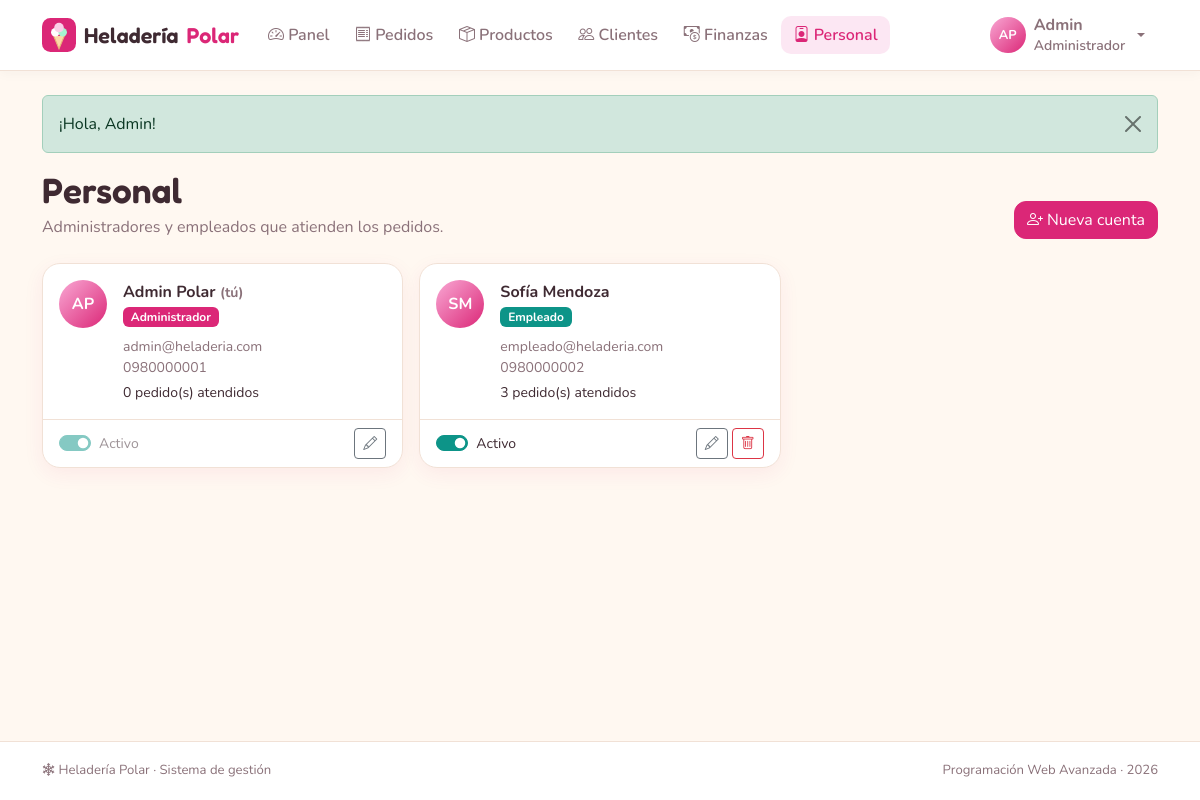
Screenshot of /index.php?r=personal/index (signed in) with the database file from the repository.
### tables this page shows
CREATE TABLE usuarios (
  id         INT AUTO_INCREMENT PRIMARY KEY,
  nombre     VARCHAR(50)  NOT NULL,
  apellido   VARCHAR(50)  NOT NULL DEFAULT '',
  correo     VARCHAR(100) NOT NULL UNIQUE,
  contrasena VARCHAR(255) NOT NULL,
  id_rol     INT          NOT NULL,
  telefono   VARCHAR(15)  NULL,
  direccion  VARCHAR(255) NULL,
  activo     TINYINT(1)   NOT NULL DEFAULT 1,
  creado_en  DATETIME     NOT NULL DEFAULT CURRENT_TIMESTAMP,
  CONSTRAINT fk_usuarios_roles FOREIGN KEY (id_rol) REFERENCES roles(id)
);

CREATE TABLE roles (
  id     INT AUTO_INCREMENT PRIMARY KEY,
  nombre VARCHAR(20) NOT NULL UNIQUE
);

### controllers/PersonalController.php (called while the page is built, shortened)
<?php
class PersonalController extends Controller
{
    public function index(): void
    {
        $this->view('personal/index', [
            'titulo'   => 'Personal',
            'personal' => Usuario::personal(),
        ]);
    }
}

### core/Router.php (called while the page is built, shortened)
<?php
class Router
{
    public static function dispatch(string $ruta): void
    {
        if (!preg_match('#^([a-z]+)/([a-z]+)$#', $ruta, $m)) {
            self::noEncontrado();
        }
        [, $nombre, $accion] = $m;
        (new $clase())->$accion();
    }
}

### index.php (called while the page is built, shortened)
<?php
require __DIR__ . '/core/helpers.php';
require __DIR__ . '/core/Database.php';
require __DIR__ . '/core/Auth.php';
require __DIR__ . '/core/Model.php';
require __DIR__ . '/core/Router.php';
Router::dispatch(is_string($_GET['r'] ?? null) ? $_GET['r'] : '');

### core/helpers.php (called while the page is built, shortened)
<?php
function e($valor): string
{
    return htmlspecialchars((string) ($valor ?? ''), ENT_QUOTES, 'UTF-8');
}
function url(string $ruta = 'inicio/index', array $params = []): string
{
    $params = array_merge(['r' => $ruta], $params);
    return 'index.php?' . http_build_query($params);
}
function asset(string $ruta): string
{
    $archivo = __DIR__ . '/../assets/' . $ruta;
    $version = is_file($archivo) ? filemtime($archivo) : 1;
    return 'assets/' . $ruta . '?v=' . $version;
}
function flash(?string $tipo = null, ?string $mensaje = null): array
{
    $mensajes = $_SESSION['flash'] ?? [];
    return $mensajes;
}
function iniciales(string $nombre, string $apellido = ''): string
{
    return mb_strtoupper(mb_substr($nombre, 0, 1) . mb_substr($apellido, 0, 1));
}

### core/Auth.php (called while the page is built, shortened)
<?php
class Auth
{
    public static function user(): ?array
    {
        return $_SESSION['usuario'] ?? null;
    }
    public static function id(): ?int
    {
        return $_SESSION['usuario']['id'] ?? null;
    }
}

### core/Database.php (called while the page is built, shortened)
<?php
class Database
{
    private static ?PDO $pdo = null;
    public static function get(): PDO
    {
        if (self::$pdo === null) {
            $dsn = 'mysql:host=' . DB_HOST . ';port=' . DB_PORT
                 . ';dbname=' . DB_NAME . ';charset=utf8mb4';
            try {
                self::$pdo = new PDO($dsn, DB_USER, DB_PASS, [
                    PDO::ATTR_ERRMODE            => PDO::ERRMODE_EXCEPTION,
                    PDO::ATTR_DEFAULT_FETCH_MODE => PDO::FETCH_ASSOC,
                    PDO::ATTR_EMULATE_PREPARES   => false,
                ]);
                self::$pdo->exec("SET time_zone = '" . date('P') . "'");
            } catch (PDOException $e) {
                http_response_code(500);
                $detalle = DEBUG ? '<br><small>' . htmlspecialchars($e->getMessage()) . '</small>' : '';
                exit('<h3 style="font-family:sans-serif">No se pudo conectar a la base de datos.'
                    . ' Revise config/config.php e importe heladeria.sql.' . $detalle . '</h3>');
            }
        }
        return self::$pdo;
    }
}

### core/Model.php (called while the page is built, shortened)
<?php
abstract class Model
{
    protected static function db(): PDO
    {
        return Database::get();
    }
    protected static function query(string $sql, array $params = []): PDOStatement
    {
        $st = self::db()->prepare($sql);
        $st->execute($params);
        return $st;
    }
}

### models/Usuario.php (called while the page is built, shortened)
<?php
class Usuario extends Model
{
    public static function personal(): array
    {
        $sql = 'SELECT u.*, r.nombre AS rol,
                       (SELECT COUNT(*) FROM pedidos p WHERE p.id_empleado = u.id) AS pedidos_atendidos
                  FROM usuarios u JOIN roles r ON r.id = u.id_rol
                 WHERE u.id_rol IN (?, ?) ORDER BY u.id_rol, u.nombre';
        return self::query($sql, [Auth::ADMIN, Auth::EMPLEADO])->fetchAll();
    }
}

### views/personal/index.php (the view, shortened to what this page needs)
<div class="hp-encabezado">
  <div>
    <h1 class="hp-titulo">Personal</h1>
    <p class="text-body-secondary mb-0">Administradores y empleados que atienden los pedidos.</p>
  </div>
  <button class="btn btn-primary" data-bs-toggle="modal" data-bs-target="#modalPersonal"><i class="bi bi-person-plus"></i> Nueva cuenta</button>
</div>
<div class="row g-3">
  <?php foreach ($personal as $u):
      $esYo = (int) $u['id'] === Auth::id();
      $json = json_encode(array_intersect_key($u, array_flip(['id', 'nombre', 'apellido', 'correo', 'telefono', 'id_rol'])));
  ?>
    <div class="col-md-6 col-xl-4">
      <div class="card hp-card h-100 <?= $u['activo'] ? '' : 'opacity-50' ?>">
        <div class="card-body d-flex gap-3">
          <span class="hp-avatar hp-avatar-lg"><?= e(iniciales($u['nombre'], $u['apellido'])) ?></span>
          <div class="flex-grow-1">
            <div class="fw-bold"><?= e($u['nombre'] . ' ' . $u['apellido']) ?><?= $esYo ? ' <small class="text-body-secondary">(tú)</small>' : '' ?></div>
            <span class="badge <?= (int) $u['id_rol'] === Auth::ADMIN ? 'text-bg-primary' : 'text-bg-info' ?>"><?= e($u['rol']) ?></span>
            <div class="small text-body-secondary mt-2"><?= e($u['correo']) ?><br><?= e($u['telefono']) ?></div>
            <div class="small mt-1"><?= (int) $u['pedidos_atendidos'] ?> pedido(s) atendidos</div>
          </div>
        </div>
        <div class="card-footer d-flex justify-content-between align-items-center">
          <div class="form-check form-switch m-0">
            <input class="form-check-input" type="checkbox" role="switch" id="act<?= (int) $u['id'] ?>"
                   data-interruptor="<?= e(url('personal/estado')) ?>" data-id="<?= (int) $u['id'] ?>" <?= $u['activo'] ? 'checked' : '' ?> <?= $esYo ? 'disabled' : '' ?>>
            <label class="form-check-label small" for="act<?= (int) $u['id'] ?>">Activo</label>
          </div>
          <div class="d-flex gap-1">
            <button class="btn btn-sm btn-outline-secondary" data-bs-toggle="modal" data-bs-target="#modalPersonal" data-editar='<?= e($json) ?>' aria-label="Editar"><i class="bi bi-pencil"></i></button>
            <?php if (!$esYo): ?>
              <form method="post" action="<?= url('personal/eliminar') ?>" data-confirmar="¿Eliminar la cuenta de <?= e($u['nombre']) ?>?">
                <button class="btn btn-sm btn-outline-danger" aria-label="Eliminar"><i class="bi bi-trash"></i></button>
              </form>
            <?php endif; ?>
          </div>
        </div>
      </div>
    </div>
  <?php endforeach; ?>
</div>

### views/layout/header.php (shortened to what this page needs)
<?php
$rutaActual = is_string($_GET['r'] ?? null) ? $_GET['r'] : '';
$usuario = Auth::user();
$activo = fn(string $modulo) => str_starts_with($rutaActual, $modulo . '/') ? 'active' : '';
$menu = [];
if (Auth::es(Auth::ADMIN)) {
    $menu = [
        ['inicio', 'inicio/index', 'speedometer2', 'Panel'],
        ['pedidos', 'pedidos/index', 'receipt', 'Pedidos'],
        ['productos', 'productos/index', 'box-seam', 'Productos'],
        ['clientes', 'clientes/index', 'people', 'Clientes'],
        ['finanzas', 'finanzas/index', 'cash-coin', 'Finanzas'],
        ['personal', 'personal/index', 'person-badge', 'Personal'],
    ];
} elseif (Auth::es(Auth::EMPLEADO)) {
    $menu = [
        ['inicio', 'inicio/index', 'speedometer2', 'Panel'],
        ['pedidos', 'pedidos/index', 'receipt', 'Pedidos'],
        ['clientes', 'clientes/index', 'people', 'Clientes'],
    ];
} elseif (Auth::es(Auth::CLIENTE)) {
    $menu = [
        ['tienda', 'tienda/index', 'shop', 'Tienda'],
        ['pedidos', 'pedidos/index', 'receipt', 'Mis pedidos'],
    ];
}
?>
<!doctype html>
<html lang="es">
<head>
  <link rel="stylesheet" href="https://cdn.jsdelivr.net/npm/bootstrap@5.3.3/dist/css/bootstrap.min.css">
  <link rel="stylesheet" href="https://cdn.jsdelivr.net/npm/bootstrap-icons@1.11.3/font/bootstrap-icons.min.css">
  <link rel="stylesheet" href="<?= asset('css/styles.css') ?>">
</head>
<body>
<?php if ($usuario): ?>
<nav class="navbar navbar-expand-lg hp-navbar sticky-top">
  <div class="container">
    <a class="navbar-brand hp-marca" href="<?= url('inicio/index') ?>">
      <img src="<?= asset('img/logo.svg') ?>" alt="" width="34" height="34"> Heladería <span>Polar</span>
    </a>
    <div class="collapse navbar-collapse" id="menuPrincipal">
      <ul class="navbar-nav me-auto mb-2 mb-lg-0">
        <?php foreach ($menu as [$mod, $ruta, $icono, $texto]): ?>
          <li class="nav-item">
            <a class="nav-link <?= $activo($mod) ?>" href="<?= url($ruta) ?>"><i class="bi bi-<?= $icono ?>"></i> <?= $texto ?></a>
          </li>
        <?php endforeach; ?>
      </ul>
      <div class="dropdown">
        <button class="btn btn-link nav-link dropdown-toggle d-flex align-items-center gap-2" data-bs-toggle="dropdown" aria-expanded="false">
          <span class="hp-avatar"><?= e(iniciales($usuario['nombre'], $usuario['apellido'])) ?></span>
          <span class="text-start lh-sm">
            <span class="d-block fw-bold"><?= e($usuario['nombre']) ?></span>
            <small class="text-body-secondary"><?= e($usuario['rol']) ?></small>
          </span>
        </button>
      </div>
    </div>
  </div>
</nav>
<?php endif; ?>
<main class="container py-4 hp-main">
  <?php foreach (flash() as $f): ?>
    <div class="alert alert-<?= e($f['tipo']) ?> alert-dismissible fade show hp-flash" role="alert">
      <?= e($f['mensaje']) ?>
      <button type="button" class="btn-close" data-bs-dismiss="alert" aria-label="Cerrar"></button>
    </div>
  <?php endforeach; ?>

### assets/css/styles.css (style rules this page uses)
:root { --hp-crema: #fff8f1; --hp-blanco: #ffffff; --hp-rosa: #db2777; --hp-rosa-h: #be185d; --hp-rosa-s: #fce7f3; --hp-menta: #0d9488; --hp-menta-s: #ccfbf1; --hp-texto: #3f2a32; --hp-suave: #8a7179; --hp-borde: #f1e1d6; --hp-radio: 18px; --hp-sombra: 0 6px 20px rgba(219, 39, 119, .07); }
body { --bs-body-bg: var(--hp-crema); --bs-body-color: var(--hp-texto); --bs-body-font-family: 'Nunito', system-ui, sans-serif; --bs-secondary-color: var(--hp-suave); --bs-border-color: var(--hp-borde); --bs-primary: var(--hp-rosa); --bs-primary-rgb: 219, 39, 119; --bs-link-color-rgb: 190, 24, 93; --bs-link-hover-color-rgb: 157, 23, 77; }
.btn-primary { --bs-btn-bg: var(--hp-rosa); --bs-btn-border-color: var(--hp-rosa); --bs-btn-hover-bg: var(--hp-rosa-h); --bs-btn-hover-border-color: var(--hp-rosa-h); --bs-btn-active-bg: #9d174d; --bs-btn-disabled-bg: #f0a3c6; --bs-btn-disabled-border-color: #f0a3c6; border-radius: 12px; }
.text-bg-primary { background-color: var(--hp-rosa) !important; }
.text-bg-info { background-color: var(--hp-menta) !important; color: #fff !important; }
.form-check-input:checked { background-color: var(--hp-menta); border-color: var(--hp-menta); }
body { min-height: 100vh; display: flex; flex-direction: column; }
.hp-main { flex: 1; }
.hp-titulo, .hp-marca, .hp-stat-valor, .hp-precio { font-family: 'Fredoka', 'Nunito', sans-serif; font-weight: 600; }
.hp-titulo { font-size: clamp(1.7rem, 3.5vw, 2.2rem); margin-bottom: .2rem; color: var(--hp-texto); }
.hp-titulo span, .hp-marca span { color: var(--hp-rosa); }
.hp-encabezado { display: flex; flex-wrap: wrap; justify-content: space-between; align-items: flex-end; gap: 1rem; margin-bottom: 1.5rem; }
.hp-navbar { background: var(--hp-blanco); border-bottom: 1px solid var(--hp-borde); box-shadow: 0 2px 12px rgba(63, 42, 50, .04); }
.hp-marca { display: flex; align-items: center; gap: .5rem; font-size: 1.35rem; color: var(--hp-texto); }
.hp-navbar .nav-link { color: var(--hp-suave); font-weight: 600; border-radius: 10px; padding: .45rem .8rem !important; }
.hp-navbar .nav-link.active { color: var(--hp-rosa); background: var(--hp-rosa-s); }
.hp-avatar { width: 36px; height: 36px; border-radius: 50%; background: linear-gradient(135deg, #f9a8d4, var(--hp-rosa)); color: #fff; font-weight: 700; font-size: .8rem; display: inline-flex; align-items: center; justify-content: center; flex-shrink: 0; }
.hp-avatar-lg { width: 48px; height: 48px; font-size: 1rem; }
.hp-card { background: var(--hp-blanco); border: 1px solid var(--hp-borde); border-radius: var(--hp-radio); box-shadow: var(--hp-sombra); }
.hp-card > .card-header, .hp-card > .card-footer { background: transparent; border-color: var(--hp-borde); }
.hp-main > * { animation: aparecer .3s ease both; }

### rows the page displays
usuarios: iniciales($usuario['nombre'], $usuario['apellido']) "AP", nombre "Admin", iniciales($u['nombre'], $u['apellido']) "AP", nombre+apellido "Admin Polar", shows "(tú)", id_rol.nombre "Administrador", correo "admin@heladeria.com", telefono "0980000001", pedidos_atendidos "0", activo "☑"
roles: nombre "Administrador"
usuarios: iniciales($u['nombre'], $u['apellido']) "SM", nombre+apellido "Sofía Mendoza", id_rol.nombre "Empleado", correo "empleado@heladeria.com", telefono "0980000002", pedidos_atendidos "3", activo "☑"

### other values shown
$texto "Panel"
$texto "Pedidos"
$texto "Productos"
$texto "Clientes"
$texto "Finanzas"
$texto "Personal"
$f['mensaje'] "¡Hola, Admin!"
